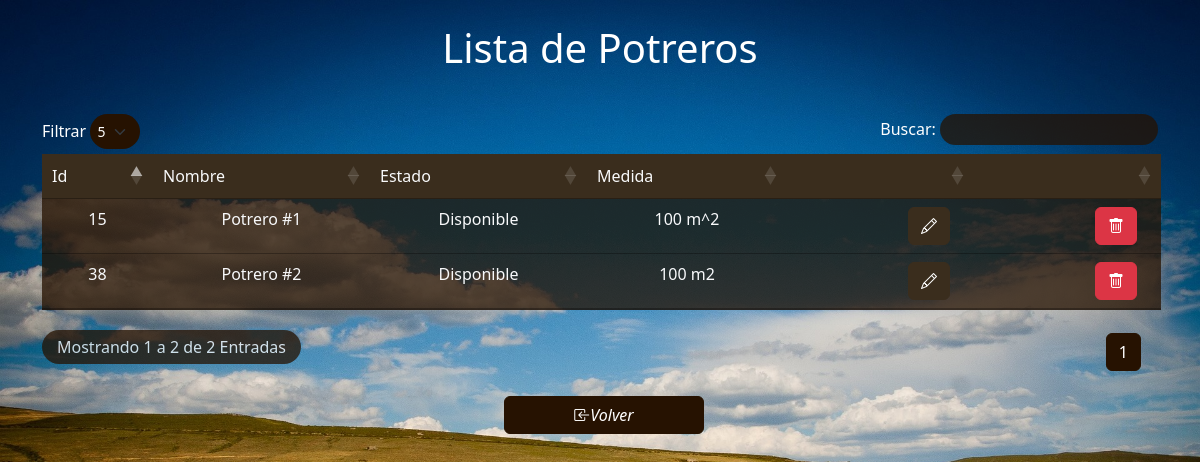
/potreros/tablaPotreros.php (signed in), run on the app's committed database.
### tables this page shows
CREATE TABLE `potrero` (
  `idPotrero` int(11) NOT NULL,
  `nombrePotrero` varchar(50) NOT NULL,
  `estadoPotrero` varchar(50) NOT NULL,
  `medida` varchar(50) NOT NULL
);

### potreros/registros.php (the view, shortened to what this page needs)
<?php
    class Conectar{
        function listaPotreros(){
            $servidor="localhost";
            $user="root";
            $password="";
            $database="finca_ganadera";
            $con= new mysqli($servidor,$user,$password,$database);
            $sql="SELECT * FROM potrero ORDER BY nombrePotrero ASC";
            $resultset = $con->query($sql);
            if($resultset->num_rows>0){
                while($fila = $resultset->fetch_assoc()){
                    echo "<tr>
                    <td>".$fila["idPotrero"]."</td>
                    <td>".$fila["nombrePotrero"]."</td>
                    <td>".$fila["estadoPotrero"]."</td>
                    <td>".$fila["medida"]."</td>
                    <td class='text-end pe-4 ps-4'>
                    <a class='btn btn-success' href='editarPotreros.php?id=".$fila["idPotrero"]."' > <i class='bi bi-pencil'></i> </a>
                    </td>
                    <td class='text-end pe-4 ps-4'>
                        <button class='btn btn-danger' onclick='listaPotreros(this.value)' value='".$fila["idPotrero"]."'> <i class='bi bi-trash'></i>  </button>
                    </td></tr>";
                }
            }
        }
    }
?>

### potreros/tablaPotreros.php (style rules this page uses)
body { background: url(../img/fondotabla.jpg) ; background-size: cover; background-repeat: no-repeat; background-attachment: fixed; margin: 0; height: 100vh; }

### data on the page
potrero: idPotrero "15", nombrePotrero "Potrero #1", estadoPotrero "Disponible", medida "100 m^2"
potrero: idPotrero "38", nombrePotrero "Potrero #2", estadoPotrero "Disponible", medida "100 m2"
